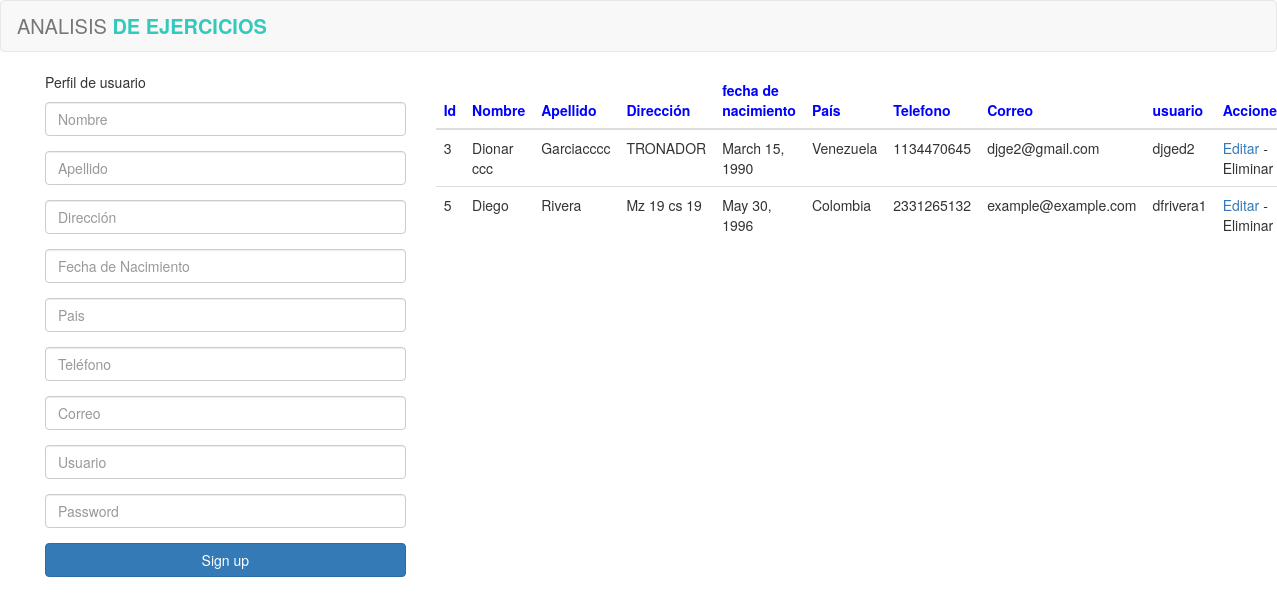
The app's page /perfil/ with its own data.
### aplicacion/models.py (models this page shows, shortened)
class usuarios(models.Model):
    id= models.AutoField(auto_created = True, primary_key = True)
    nombre= models.CharField(max_length=40)
    apellido= models.CharField(max_length=40)
    direccion= models.CharField(max_length=40)
    fecha_nac= models.DateField(max_length=40)
    pais= models.CharField(max_length=40)
    telef=models.CharField(max_length=40)
    correo=models.EmailField(max_length=40)
    usuario= models.CharField(max_length=40)
    password= models.CharField(max_length=40)
    perfil=models.CharField(max_length=40)
    imagen=models.CharField(max_length=80)

### aplicacion/views.py (the view)
# urls.py: path('perfil/', views.perfil),
def perfil(request):
    userList= usuarios.objects.all()
    return render(request,"perfil.html",{'usuarios':userList})

### aplicacion/templates/perfil.html (shortened to what this page needs)
{% extends "plantillaInicio.html" %}
{% block content %}
<nav class="navbar navbar-default navbar-expand-lg navbar-light">
    <div class="navbar-header">
        <a class="navbar-brand" href="#">ANALISIS<b> DE EJERCICIOS</b></a>
    </div>
</nav>
<div class="row">
<div class="col-md-4 col-lg-4 col-xl-4" style="padding-left: 60px;">
<form action="/perfil/" method="POST"> {%csrf_token%}
    <p class="hint-text">  Perfil de usuario</p>
    <div class="form-group">
        <input type="text" name="nombre" class="form-control" placeholder="Nombre" required="required">
    </div>
    <div class="form-group">
        <input type="text" name="apellido"  class="form-control" placeholder="Apellido" required="required">
    </div>
    <div class="form-group">
        <input type="text" name="direccion" class="form-control" placeholder="Dirección" required="required">
    </div>
    <div class="form-group">
        <input type="text" name="fecha_nac" class="form-control" placeholder="Fecha de Nacimiento" required="required">
    </div>
    <div class="form-group">
        <input type="text" name="pais" class="form-control" placeholder="Pais" required="required">
    </div>
    <div class="form-group">
        <input type="text" name="telef" class="form-control" placeholder="Teléfono" required="required">
    </div>
    <div class="form-group">
        <input type="text" name="correo" class="form-control" placeholder="Correo" required="required">
    </div>
    <div class="form-group">
        <input type="text" name="usuario" class="form-control" placeholder="Usuario" required="required">
    </div>
    <div class="form-group">
        <input type="password" name="password" class="form-control" placeholder="Password" required="required">
    </div>
    <input type="submit" class="btn btn-primary btn-block" value="Sign up">
</form>
</div>
<div class="col-md-6 col-lg-6 col-xl-8">
    <table class="table table-responsive">
      <thead class="thead-light">
        <tr>
          <th scope="col"style="color: blue;">Id</th>
          <th scope="col"style="color: blue;">Nombre</th>
          <th scope="col"style="color: blue;">Apellido</th>
          <th scope="col"style="color: blue;">Dirección</th>
          <th scope="col"style="color: blue;">fecha de nacimiento</th>
          <th scope="col"style="color: blue;">País</th>
          <th scope="col"style="color: blue;">Telefono</th>
          <th scope="col"style="color: blue;">Correo</th>
          <th scope="col"style="color: blue;">usuario</th>
          <th scope="col"style="color: blue;">Acciones</th>
        </tr>
      </thead>
      <tbody>
        {%for c in usuarios %}
        <tr>
          <td>{{c.id}}</td>
          <td>{{c.nombre}}</td>
          <td>{{c.apellido}}</td>
          <td>{{c.direccion}}</td>
          <td>{{c.fecha_nac}}</td>
          <td>{{c.pais}}</td>
          <td>{{c.telef}}</td>
          <td>{{c.correo}}</td>
          <td>{{c.usuario}}</td>
          <td><a href="/editPerfil/{{c.id}}">Editar</a> - Eliminar</td>
        </tr>
       {% endfor %}
      </tbody>
    </table>
</div>
</div>
{% endblock %}

### aplicacion/templates/plantillaInicio.html (shortened to what this page needs)
<!DOCTYPE html>
<html lang="es">
<head>
    <link href="https://cdnjs.cloudflare.com/ajax/libs/font-awesome/5.10.0/css/all.min.css" rel="stylesheet">
    <link href="https://cdn.jsdelivr.net/npm/bootstrap-icons@1.4.1/font/bootstrap-icons.css" rel="stylesheet">
    {% load static %}
    <link href="{%static 'lib/owlcarousel/assets/owl.carousel.min.css' %}" rel="stylesheet">
    <link href="{%static 'lib/animate/animate.min.css' %}" rel="stylesheet">
    <link href="{%static 'css/styleNarBar.css' %}" rel="stylesheet">
    <link rel="stylesheet" href="https://maxcdn.bootstrapcdn.com/font-awesome/4.7.0/css/font-awesome.min.css">
    <link rel="stylesheet" href="https://maxcdn.bootstrapcdn.com/bootstrap/3.3.7/css/bootstrap.min.css">
</head>
<body>
    {% block content %}
    {%endblock%}
    {% load static %}
</body>
</html>

### aplicacion/static/css/styleNarBar.css (style rules this page uses)
body { font-family: 'Varela Round', sans-serif; }
.form-control { box-shadow: none; font-weight: normal; font-size: 13px; }
.navbar { background: #fff; padding-left: 16px; padding-right: 16px; border-bottom: 1px solid #dfe3e8; border-radius: 0; }
.navbar .navbar-brand, .navbar .navbar-brand:hover, .navbar .navbar-brand:focus { padding-left: 0; font-size: 20px; padding-right: 50px; }
.navbar .navbar-brand b { font-weight: bold; color: #33cabb; }

### records on screen
usuarios: id "3", nombre "Dionar ccc", apellido "Garciacccc", direccion "TRONADOR", fecha_nac "March 15, 1990", pais "Venezuela", telef "1134470645", correo "djge2@gmail.com", usuario "djged2"
usuarios: id "5", nombre "Diego", apellido "Rivera", direccion "Mz 19 cs 19", fecha_nac "May 30, 1996", pais "Colombia", telef "2331265132", correo "example@example.com", usuario "dfrivera1"
